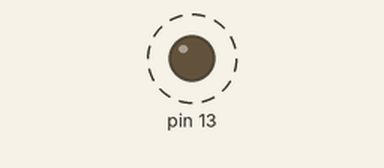
A program run on a simulated Teensy 3. On the bench: output pins drawn as LEDs (lit = HIGH). Dashed ring = blinking.

Above: at 0.2 s.
Timing chart, 0 to 3.0 s (numbered marks = the images above):
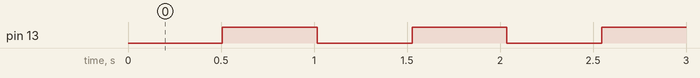

Measured:
- by itself, pin 13: alternates HIGH for 0.51 s and LOW for 0.51 s

The program:

main.cpp
```cpp
#include <LRFs.h>
#include <Timer.h>

LRFs lrfs;
Timer ledTimer(SLAVE_BLINK);

bool ledOn = true;
void slaveFlash() {
    if(ledTimer.timeHasPassed()){
        digitalWrite(SLAVE_LED, ledOn);
        ledOn = !ledOn;
    }
}

void send() {
    Serial1.write(SLAVE_START_BYTE);
    Serial1.write(SLAVE_START_BYTE);
    Serial1.write(highByte(lrfs.value[0]));
    Serial1.write(lowByte(lrfs.value[0]));
    Serial1.write(highByte(lrfs.value[1]));
    Serial1.write(lowByte(lrfs.value[1]));
    Serial1.write(highByte(lrfs.value[2]));
    Serial1.write(lowByte(lrfs.value[2]));
    Serial1.write(highByte(lrfs.value[3]));
    Serial1.write(lowByte(lrfs.value[3]));
    // Serial1.write(therm.victim[0]);
    // Serial1.write(therm.victim[1]);
}

void setup() {
    #if DEBUG
        Serial.begin(TEENSY_BAUD_RATE);
    #endif
    Serial1.begin(TEENSY_BAUD_RATE);
    lrfs.init();
    pinMode(SLAVE_LED, OUTPUT);
}

void loop() {
    lrfs.update();
    slaveFlash();
    send();
}
```
